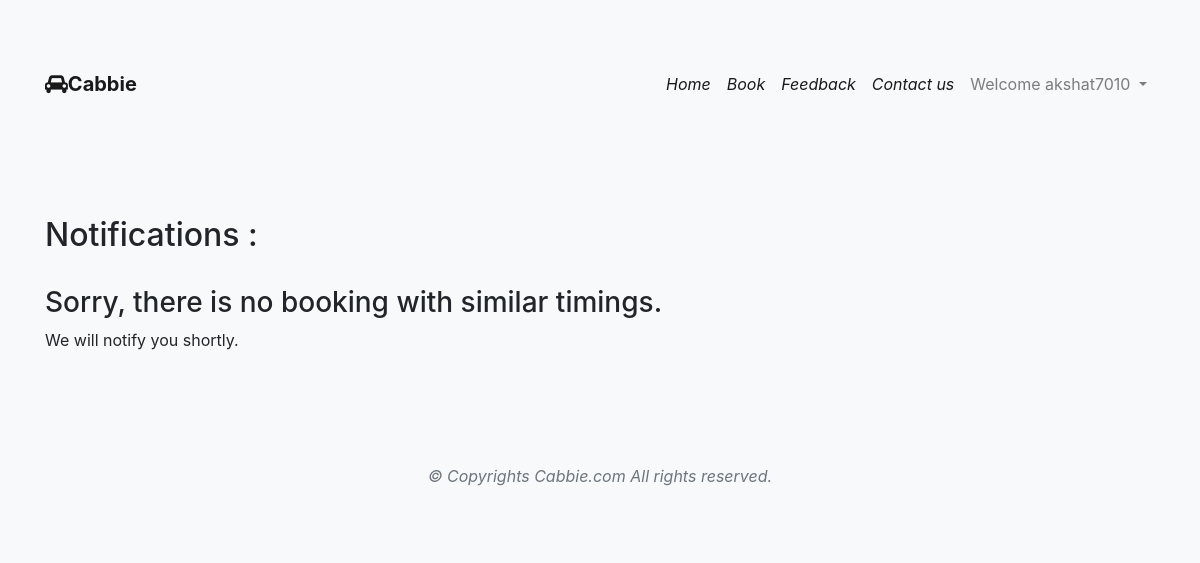
Page /cabs/notifications/ (signed in) on the earlier database version.
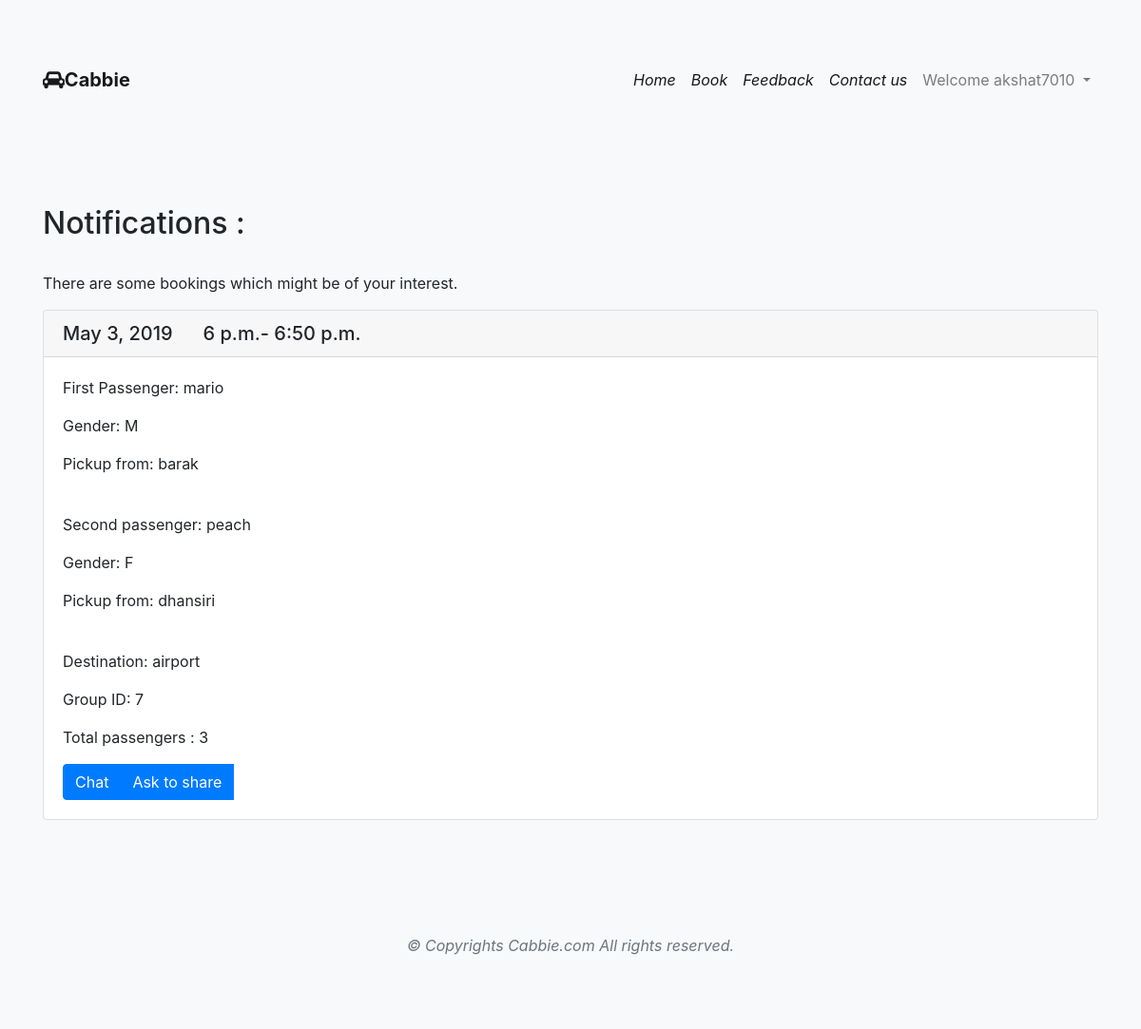
Same page on the later database version.
### cabs/models.py (models this page shows)
class Fgroup3(models.Model):
    created_by1 = models.CharField(max_length=100,default=None)
    passengers1 = models.PositiveIntegerField(validators=[MinValueValidator(1), MaxValueValidator(3)])
    time1 = models.TimeField()
    gender1 = models.CharField(max_length=1, choices=Gchoice, default='M')
    pickup_from1 = models.CharField(max_length=100)
    created_by2 = models.CharField(max_length=100,default=None)
    passengers2 = models.PositiveIntegerField(validators=[MinValueValidator(1), MaxValueValidator(3)])
    time2 = models.TimeField()
    gender2 = models.CharField(max_length=1, choices=Gchoice, default='M')
    pickup_from2 = models.CharField(max_length=100)
    created_by3 = models.CharField(max_length=100, default=None)
    passengers3 = models.PositiveIntegerField(validators=[MinValueValidator(1), MaxValueValidator(3)])
    time3 = models.TimeField()
    gender3 = models.CharField(max_length=1, choices=Gchoice, default='M')
    pickup_from3 = models.CharField(max_length=100)
    date = models.DateField()
    destination = models.CharField(max_length=100)
    total_passengers = models.PositiveIntegerField(validators=[MinValueValidator(1), MaxValueValidator(4)],default=None)

### cabs/views.py (the view)
@login_required(login_url="/cabs/login/")
def notification_view(request):
    i = Post.objects.filter(
        created_by__iexact=request.user.username
    )
    query = []
    for instance in i:
        queryset = Post.objects.filter(
            time__hour__range=(instance.time.hour - 1, instance.time.hour + 1),
            date=instance.date,
            destination=instance.destination,
            passengers__range=(1, 4 - instance.passengers)
        ).exclude(created_by__iexact=instance.created_by)
        query += queryset
    query1 = []
    for instance in i:
        queryset = Fgroup2.objects.filter(
            time1__hour__range=(instance.time.hour - 1, instance.time.hour + 1),
            date=instance.date,
            destination=instance.destination,
            total_passengers__range=(1, 4 - instance.passengers)
        ).exclude(Q(created_by1__iexact=instance.created_by) & Q(created_by2__iexact=instance.created_by))
        query1 += queryset
    query2 = []
    for instance in i:
        queryset = Fgroup3.objects.filter(
            time1__hour__range=(instance.time.hour - 1, instance.time.hour + 1),
            date=instance.date,
            destination=instance.destination,
            total_passengers__range=(1, 4 - instance.passengers)
        ).exclude(Q(created_by1__iexact=instance.created_by) & Q(created_by2__iexact=instance.created_by)
                  & Q(created_by3__iexact=instance.created_by))
        query2 += queryset
    context = {
        "passenger_list": query,
        "groups_list": query1,
        "groups3_list": query2,
        "title": "Notifications"
    }
    return render(request, 'match.html', context)

### templates/match.html (shortened to what this page needs)
{% extends 'base1.html' %}
{% load static %}
{% block content %}
<div class="bg-light py-5">
    <div class="container py-5">
<h2>{{ title }} :</h2>
<br>
{% if  not passenger_list  and  not groups_list  and not groups3_list %}
    <h3>Sorry, there is no booking with similar timings.</h3>
    <p>We will notify you shortly.</p>
{% else %}
    {% if title == "Notifications" %}
        <p>There are some bookings which might be of your interest. </p>
    {% endif %}
        {% for obj in groups3_list %}
        <div class="card">
          <h5 class="card-header">{{ obj.date}}  &nbsp; &nbsp;&nbsp;
              {% if obj.time3 < obj.time1 and obj.time3 < obj.time2 %}
              {{ obj.time3}}-
              {% endif %}
              {% if obj.time1 > obj.time2 and obj.time1 > obj.time3 %}
              {{ obj.time1}}
              {% endif %}
          </h5>
          <div class="card-body">
            <p class="card-text">First Passenger: {{ obj.created_by1}}</p>
              <p class="card-text">Gender: {{ obj.gender1}}</p>
              <p class="card-text">Pickup from: {{ obj.pickup_from1}}</p><br>
              <p class="card-text">Second passenger: {{ obj.created_by2}}</p>
              <p class="card-text">Gender: {{ obj.gender2}}</p>
              <p class="card-text">Pickup from: {{ obj.pickup_from2}}</p><br>
              <p class="card-text">Destination: {{ obj.destination}}</p>
             <p class="card-text">Group ID: {{ obj.id}}</p>
              <p class="card-text">Total passengers : {{ obj.total_passengers}}</p>
                <div class="btn-group">
              <button class="btn btn-primary" onclick="window.location.href = '/dialogs/{{obj.created_by1}}';" type="button">Chat</button>
                <button class="btn btn-primary" onclick="window.location.href = '/cabs/Grequest3/{{user.username}}/{{ obj.created_by1}}/{{ obj.created_by2}}/{{ obj.created_by3}}/{{obj.id}}';myFunction()" type="button">Ask to share</button>
            </div>
          </div>
        </div>
        <br>
        {% endfor %}
{% endif %}
</div>
</div>
{% endblock %}

Differences in the rows shown:
added Fgroup3: date "May 3, 2019", time3 "6 p.m.", time1 "6:50 p.m.", created_by1 "mario", gender1 "M", pickup_from1 "barak", created_by2 "peach", gender2 "F", pickup_from2 "dhansiri", destination "airport", id "7", total_passengers "3"
Other differences:
text no longer shown: "Sorry, there is no booking with similar timings. We will notify you shortly."
text now shown: "There are some bookings which might be of your interest."
